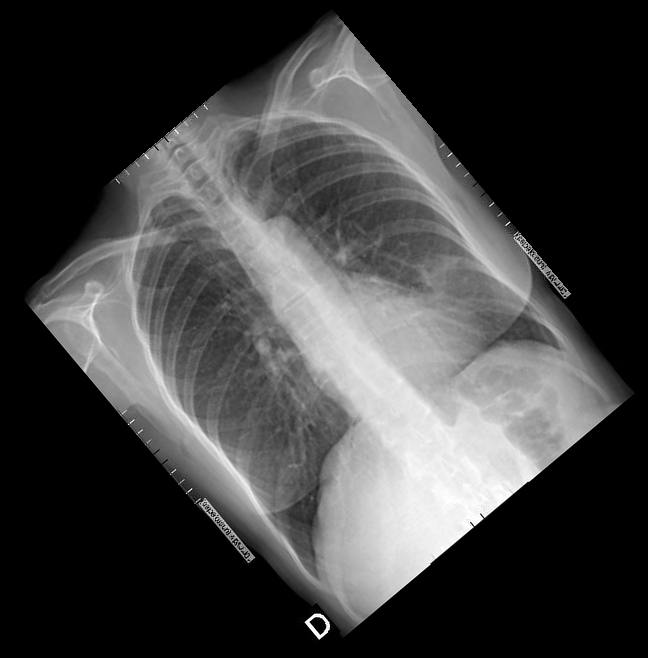
#> input picture lung_chanfleada.png, 648 x 658 px
$ jupyter execute tarea5.ipynb
#> lines starting #> are read from the running program, lines starting #| are printed output that depends on the picture
[cell 1]
#Importamos las bibliotecas necesarias
import cv2 #para imágenes, Open CV (Computer Vision)
import numpy as np
import matplotlib.pyplot as plt

# Ejercicio 1

[cell 2]
im1_lung=cv2.imread('lung_chanfleada.png') #leemos la imagen
#> im1_lung is the input picture: shape (658, 648, 3); min 0, max 255, mean 64.6
im1_lung=cv2.cvtColor(im1_lung,cv2.COLOR_BGR2RGB) #convertimos al formato RGB

[cell 3]
im1_lung.shape
#> Out = (658, 648, 3)

Imagen de 658x648 con 3 canales

[cell 4]
plt.imshow(im1_lung) #mostramos la imagen en sus 3 canales.

[cell 5]
im1_lung_gray=cv2.cvtColor(im1_lung,cv2.COLOR_BGR2GRAY) #convertimos la imagen a escala de grises
print(im1_lung_gray.shape)
#| (658, 648)
plt.imshow(im1_lung_gray,cmap='gray') #mostramos la imagen en escala de grises
plt.colorbar() #mostramos la barra de colores

Tipo de datos de las imagenes

[cell 6]
print(im1_lung.dtype)
#| uint8
print(im1_lung_gray.dtype)
#| uint8

### Monocroma

[cell 7]
plt.imshow(im1_lung_gray,cmap='gray',vmin=0,vmax=255) #mostramos la imagen en escala de grises
plt.colorbar() #mostramos la barra de colores

[cell 8]
plt.imshow(im1_lung_gray,cmap='cool',vmin=0,vmax=255) #mostramos la imagen en escala de grises
plt.colorbar() #mostramos la barra de colores

### Color

[cell 9]
plt.figure(figsize=(15,5))
plt.subplot(1,3,1)
plt.imshow(im1_lung[:,:,0],cmap='Reds',vmin=0,vmax=255)
plt.colorbar()
plt.subplot(1,3,2)
plt.imshow(im1_lung[:,:,1],cmap='Greens',vmin=0,vmax=255)
plt.colorbar()
plt.subplot(1,3,3)
plt.imshow(im1_lung[:,:,2],cmap='Blues',vmin=0,vmax=255)
plt.colorbar()

# Ejericio 2

[cell 10]
neumonia=cv2.imread('neumonia_izq.jpg') #leemos la imagen
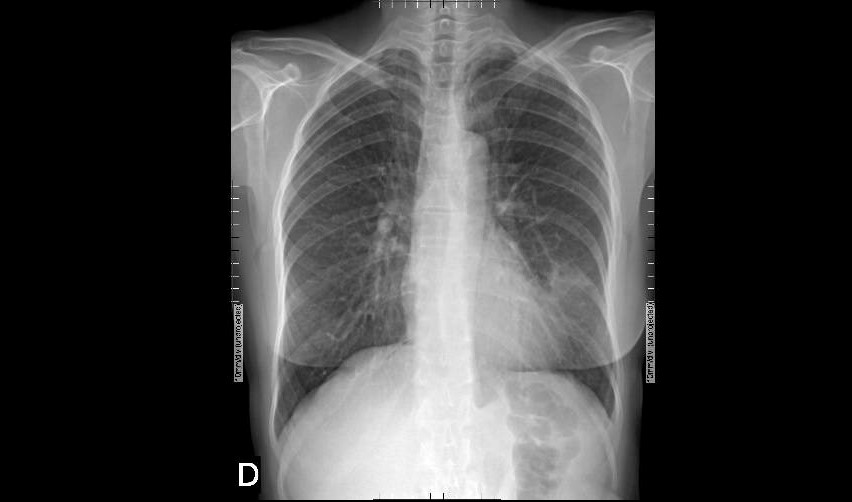
#> input picture neumonia_izq.jpg, 852 x 502 px
#> neumonia is the input picture: shape (502, 852, 3); min 0, max 255, mean 64.4
print(neumonia.shape)
#| (502, 852, 3)
print(neumonia.dtype)
#| uint8
plt.imshow(neumonia)

[cell 11]
plt.xlabel('Intensidad de iluminación')
plt.ylabel('Número de pixeles')
plt.title('Histograma de la imagen')
plt.hist(neumonia.ravel(),256,[0,256]); plt.show()

Tenemos tanto "negro" (es decir, cantidad de pixeles con intensidad 0) que las demás componentes no se aprecian.

## Imagen recortada

[cell 12]
new_imag=neumonia[:,240:650] #Esto es a recontra ojo
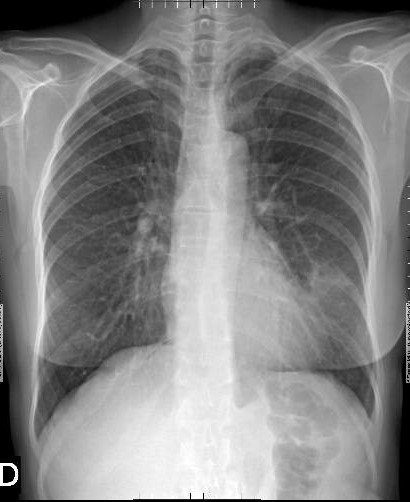
#> new_imag: shape (502, 410, 3); min 0, max 255, mean 131.4
plt.imshow(new_imag)

[cell 13]
plt.xlabel('Intensidad de iluminación')
plt.ylabel('Número de pixeles')
plt.title('Histograma de la imagen')
plt.hist(new_imag.ravel(),256,[0,256]); plt.show()
#> after `plt.hist(new_imag.ravel(), 256, [0, 256])`:
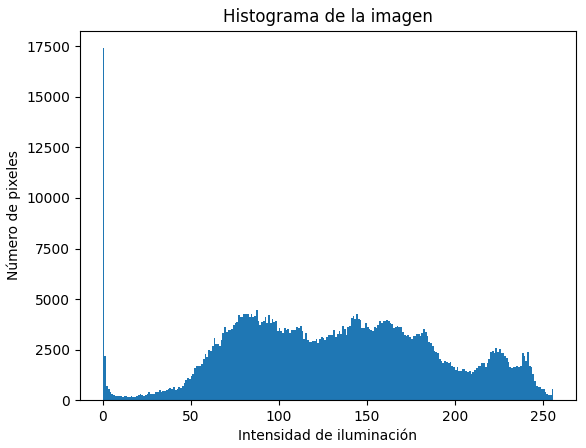
#> figure drawn by matplotlib, 1 panel; tallest bar 17403 high, from x = 0 to 1

Recortando la imagen y sacando los elementos negros, se resalta más las demás tonalidades de grises.

Mirar bien el órden de Números de pixeles entre los 2 histogramas.

# Ejercicio 3

Retomando la imagen del Ejercicio 1 del pulmón

[cell 14]
plt.imshow(im1_lung)

[cell 15]
#Importar la libreria pertinente
from scipy.ndimage import rotate

[cell 16]
alpha=-40
im1_lung_rot=rotate(im1_lung,alpha,reshape=False)
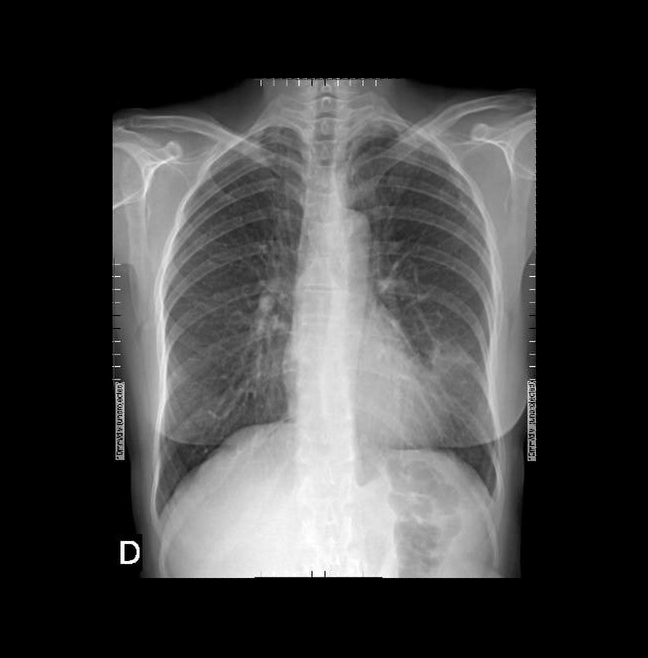
#> im1_lung_rot: shape (658, 648, 3); min 0, max 255, mean 64.6
plt.imshow(im1_lung_rot)

[cell 17]
im1_lung_rot_reshape=im1_lung_rot[70:580,110:540]
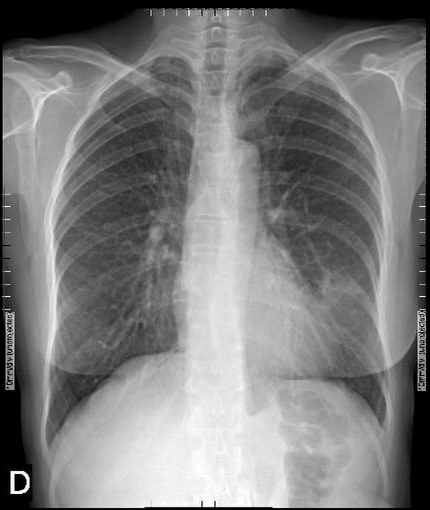
#> im1_lung_rot_reshape: shape (510, 430, 3); min 0, max 255, mean 125.5
plt.imshow(im1_lung_rot_reshape)

# Ejercicio 4

## Imagen Original

[cell 18]
neumo_new=neumonia[:,:,0]
plt.imshow(neumo_new,cmap='gray')

## Con transformación Log

[cell 19]
c=0.25

neumo_log = c* np.log(1 + abs(neumo_new))
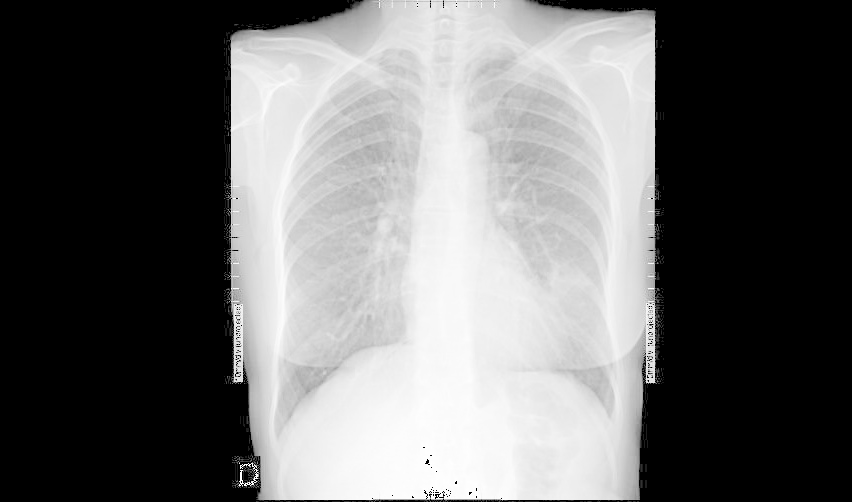
#> neumo_log: shape (502, 852) float16; 0.05% of the values are NaN or infinite; the others: min 0, max 1.39, mean 0.575; drawn with min black, max white, NaN and infinite black

neumo_log.shape
#> Out = (502, 852)

[cell 20]
plt.imshow(neumo_log[:,250:650],cmap='gray')
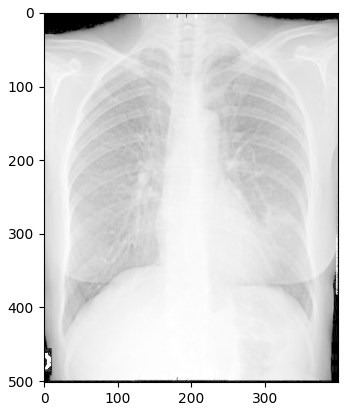
#> figure drawn by matplotlib, 1 panel

## Con función Gamma

[cell 21]
def imadjust(img, In=(0,1.0), Out=(0,1.0), gamma=1.0):
    "J = low_out +(high_out - low_out).* ((I - low_in)/(high_in - low_in)).^ gamma"
#> called with In = (0, 1), Out = (0, 1), gamma = 2
    low_in,high_in = In
    low_out, high_out = Out

    low_in *= 255.0
    high_in *= 255.0

    low_out *= 255.0
    high_out *= 255.0

    k = (high_out - low_out) / (high_in - low_in)
         # Gamma transformation table
    table = np.array([((i / 255.0) ** gamma) * 255
                      for i in np.arange(0, 256)]).astype("uint8")
    h,w = img.shape[:2]
#> h = 502; w = 852
    imgOut = np.zeros((h,w), np.uint8)

    for r in range(h):
        for c in range(w):
            if img[r,c] <= low_in:
                imgOut[r,c] = low_out
            elif img[r,c] > high_in:
                imgOut[r,c] = high_out
            else:
                res = int(k*(img[r,c]-low_in) + low_out)
                imgOut[r,c] = table[res]#Check table
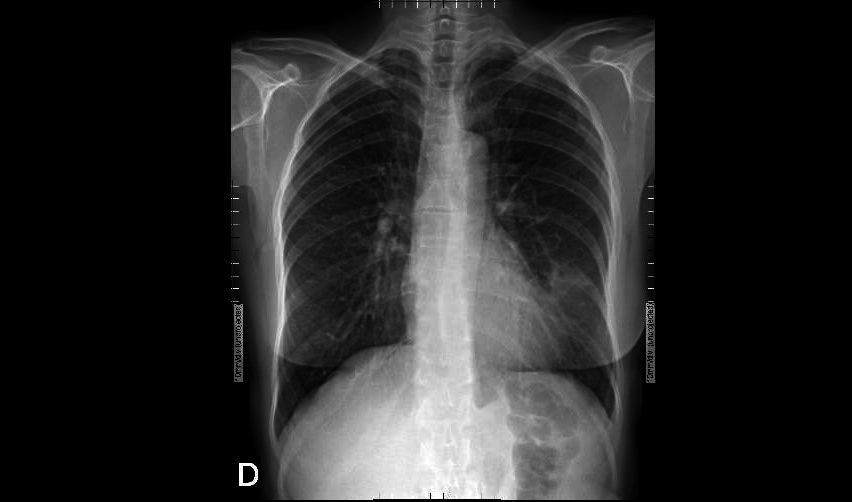
#> imgOut: shape (502, 852); min 0, max 255, mean 39.5

    return imgOut

[cell 22]
neumo_gamma=imadjust(neumo_new,(0,1),(0,1), 2)
plt.imshow(neumo_gamma[:,250:650],cmap='gray')
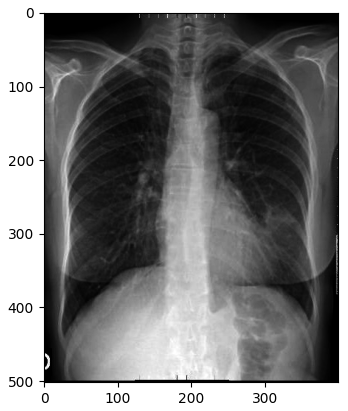
#> figure drawn by matplotlib, 1 panel

## Con cual se ve mejor 🤔?

[cell 23]
plt.figure(figsize=(15,8))
#Que imagen es mejor para detectar la neumonía?
plt.subplot(1,2,1)
plt.title('Log')
plt.imshow(neumo_log[:,250:650],cmap='gray')
plt.subplot(1,2,2)
plt.title('Gamma')
plt.imshow(neumo_gamma[:,250:650],cmap='gray')
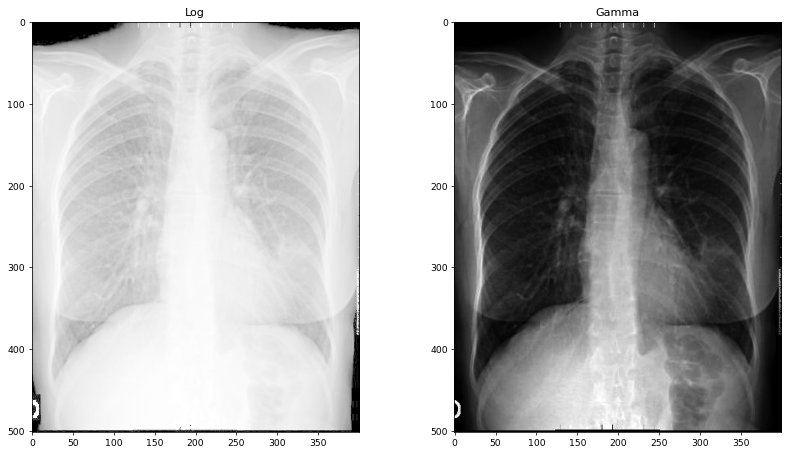
#> figure drawn by matplotlib, 2 panels
